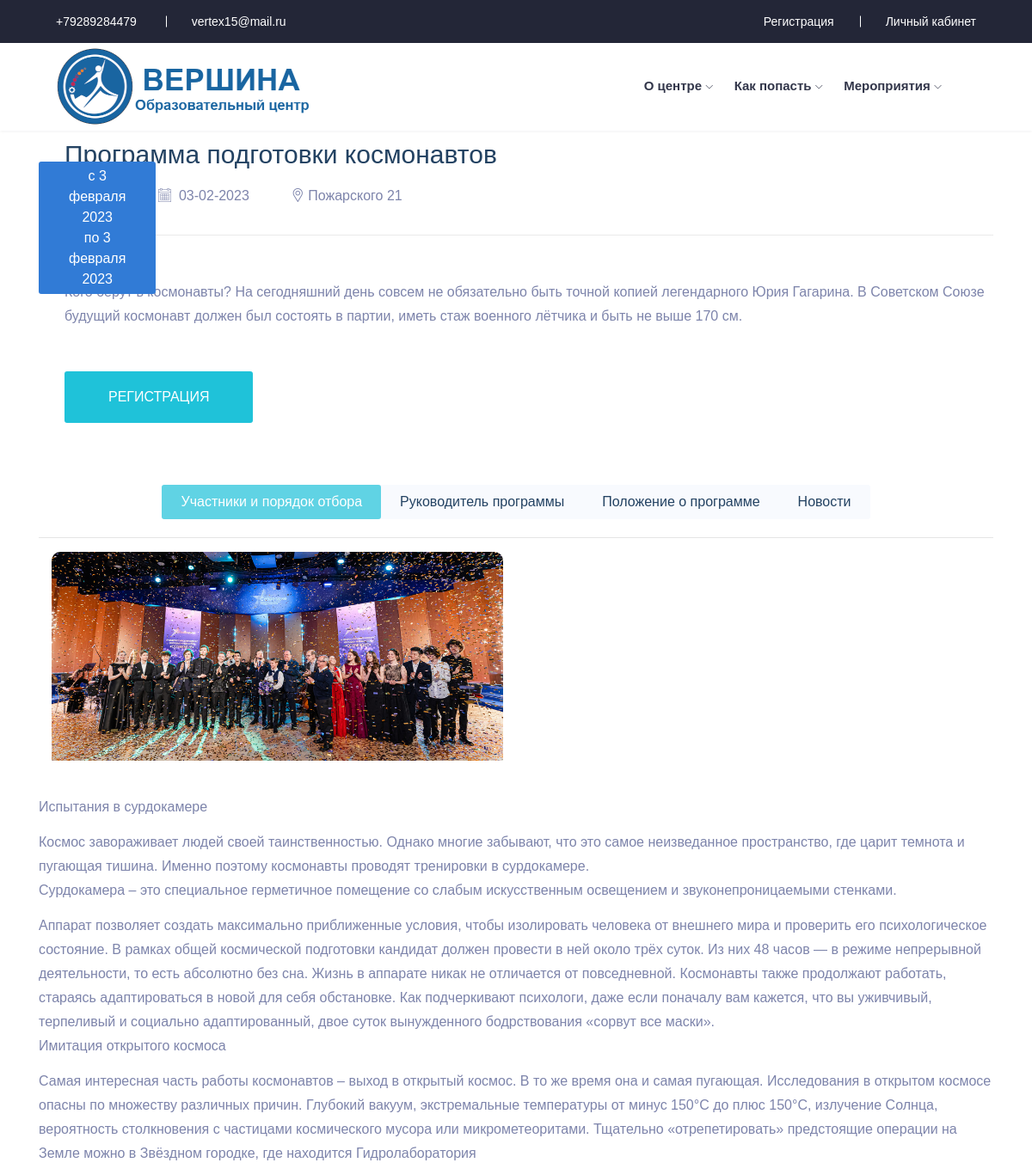
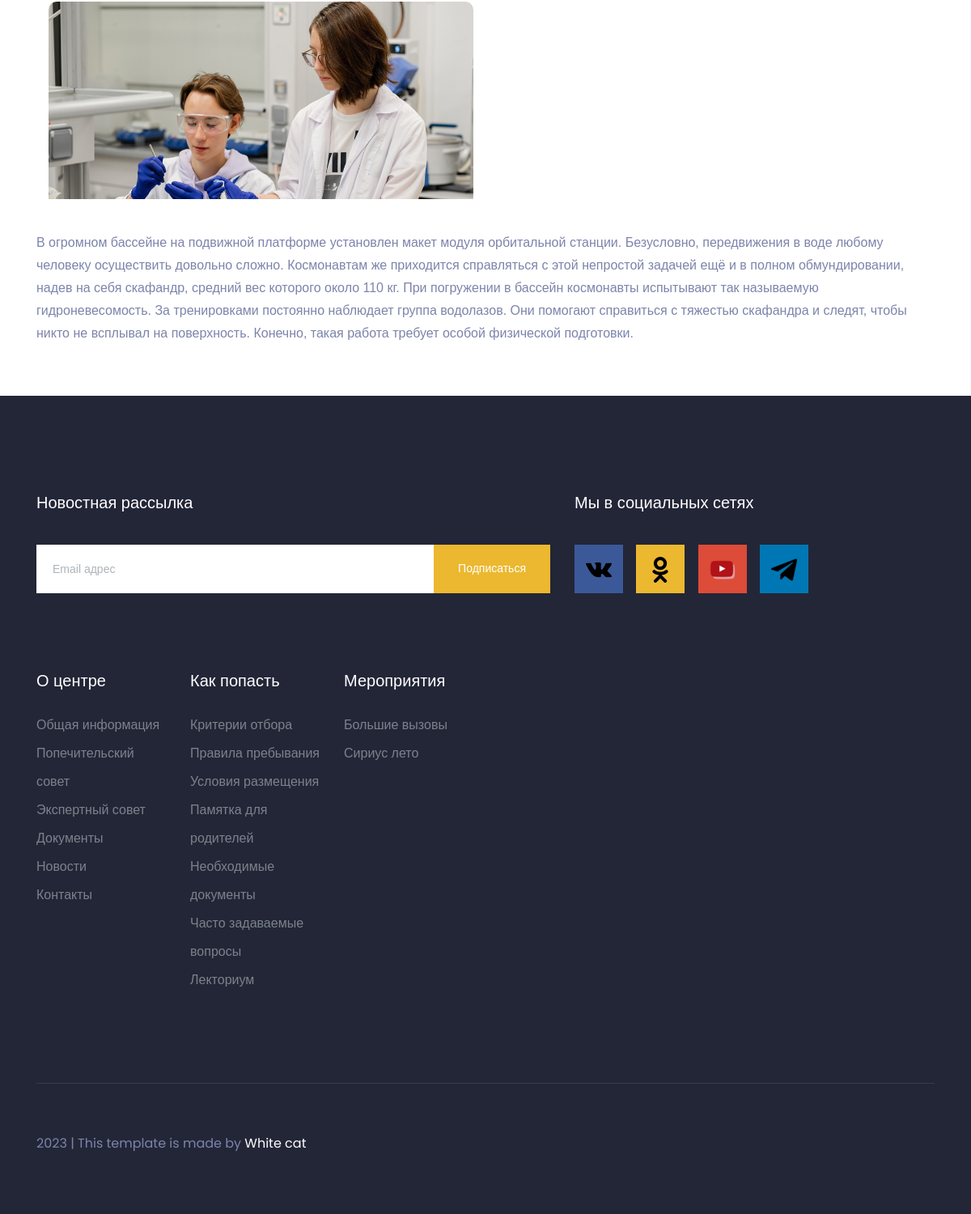
The page /program/programma-podgotovki-kosmonavtov/ on the database its author committed (2 pictures, top to bottom).
### main/models.py (models this page shows, shortened)
class Prog(models.Model):
    title = models.CharField(max_length=255, verbose_name="Заголовок")
    slug = models.SlugField(max_length=255, unique=True, db_index=True, verbose_name='URL')
    photo = models.ImageField(upload_to="photos/%Y/%m/%d/", verbose_name="Фото", null=True, blank=True)
    content = models.TextField(blank=True, verbose_name="Содержание")
    photo2 = models.ImageField(upload_to="photos/%Y/%m/%d/", verbose_name="Фото2", null=True, blank=True)
    selection_procedure = models.TextField(blank=True, null=True, verbose_name="Порядок отбора")
    photo3 = models.ImageField(upload_to="photos/%Y/%m/%d/", verbose_name="Фото3", null=True, blank=True)
    selection_procedure2 = models.TextField(blank=True, null=True, verbose_name="Порядок отбора 2 абзац")
    photo4 = models.ImageField(upload_to="photos/%Y/%m/%d/", verbose_name="Фото4", null=True, blank=True)
    prog_statement = models.TextField(blank=True, verbose_name="Положение о программе")
    photo5 = models.ImageField(upload_to="photos/%Y/%m/%d/", verbose_name="Фото5", null=True, blank=True)
    prog_statement2 = models.TextField(blank=True, verbose_name="Положение о программе 2 абзац")
    pdffile = models.FileField(upload_to="pdf/%Y/%m/%d/", verbose_name="PDF", null=True, blank=True)
    time_create = models.DateTimeField(auto_now_add=True, verbose_name="Дата и время создания")
    time_update = models.DateTimeField(auto_now=True, verbose_name="Дата и время обновления")
    time_start = models.DateTimeField(verbose_name="Дата и время начала программы", null=True, blank=True)
    time_ending = models.DateTimeField(verbose_name="Дата и время окончания программы", null=True, blank=True)
    is_published = models.BooleanField(verbose_name="Публикация")
    supervisor = models.ForeignKey(users.models.User, on_delete=models.PROTECT, related_name='supervisor', verbose_name="Руководитель",
                                   null=True, blank=True)
    registration = models.ManyToManyField(users.models.User, verbose_name="Участники программы")
    cat = models.ForeignKey(CategoryProg, on_delete=models.PROTECT, verbose_name="Категория", null=True)
    def __str__(self):
        return self.title
    class Meta:
        verbose_name = 'Программа'
        verbose_name_plural = 'Программы'
        ordering = ['time_create', 'title']

### main/views.py (the view)
# urls.py: path('program/<slug:program_slug>/', ShowProgram.as_view(), name='program'),
class ShowProgram(DataMixin, DetailView):
    model = Prog
    template_name = 'main/program.html'
    slug_url_kwarg = 'program_slug'
    context_object_name = 'prog'
    def get_context_data(self, *, object_list=None, **kwargs):
        context = super().get_context_data(**kwargs)
        c_def = self.get_user_context(title=context['prog'])
        return dict(list(context.items()) + list(c_def.items()))

### main/utils.py (called while the page is built)
    def get_user_context(self, **kwargs):
        context = kwargs
        cats = Category.objects.all()
        user_menu = menu.copy()
        if not self.request.user.is_authenticated:
            user_menu.pop(3)
        context['menu'] = user_menu
        context['cats'] = cats
        if 'cat_selected' not in context:
            context['cat_selected'] = 0
        return context

### main/templates/main/program.html (shortened to what this page needs)
{% extends 'main/base.html' %}
{% block content %}
    <div class="event_details_area section__padding">
        <div class="container">
            <div class="row">
                <div class="col-lg-12">
                    <div class="single_event d-flex align-items-center">
                        <div class="thumb">
                            <div class="date text-center">
                                <span>c {{ prog.time_start|date:"j E Y" }}</span>
                                <br>
                                <span>по {{ prog.time_ending|date:"j E Y" }}</span>
                            </div>
                        </div>
                        <div class="event_details_info">
                            <div class="event_info">
                                <a href="#">
                                    <h4>{{ prog.title }}</h4>
                                 </a>
                                <p><span> </span> <span> <i class="flaticon-calendar"></i> {{ prog.time_update|date:"d-m-Y" }}</span> <span> <i class="flaticon-placeholder"></i>Пожарского 21</span> </p>
                            </div>
                            <p class="event_info_text">{{ prog.content }}</p>
                            <a href="#" class="boxed-btn3">Регистрация</a>
                        </div>
                    </div>
                </div>
            </div>
        </div>
    </div>
    <div class="popular_program_area section__padding program__page">
        <div class="container">
            <div class="row">
                <div class="col-lg-12">
                    <nav class="custom_tabs text-center">
                        <div class="nav" id="nav-tab" role="tablist">
                            <a class="nav-item nav-link active" id="nav-home-tab" data-toggle="tab" href="#nav-home" role="tab" aria-controls="nav-home" aria-selected="true">Участники и порядок отбора</a>
                            <a class="nav-item nav-link" id="nav-profile-tab" data-toggle="tab" href="#nav-profile" role="tab" aria-controls="nav-profile" aria-selected="false">Руководитель программы</a>
                            <a class="nav-item nav-link" id="nav-contact-tab" data-toggle="tab" href="#nav-contact" role="tab" aria-controls="nav-contact" aria-selected="false">Положение о программе</a>
                            <a class="nav-item nav-link" id="nav-contact-tab" data-toggle="tab" href="#nav-contact2" role="tab" aria-controls="nav-contact" aria-selected="false">Новости</a>
                        </div>
                    </nav>
                </div>
            </div>
            <hr>
            <div class="tab-content" id="nav-tabContent">
                <div class="tab-pane fade show active" id="nav-home" role="tabpanel" aria-labelledby="nav-home-tab">
                    <div class="col-lg-6 col-md-6">
                            <div class="single__program">
                                <div class="program_thumb">
                                    {% if prog.photo2 %}
                                        <img src="{{ prog.photo2.url }}" alt="">
                                    {% endif %}
                                </div>
                            </div>
                    </div>
                                    <a>{{ prog.selection_procedure|linebreaks }}</a>
                    <div class="col-lg-6 col-md-6">
                            <div class="single__program">
                                <div class="program_thumb">
                                    {% if prog.photo3 %}
                                        <img src="{{ prog.photo3.url }}">
                                    {% endif %}
                                </div>
                            </div>
                    </div>
                                    <a>{{ prog.selection_procedure2|linebreaks }}</a>
                </div>
            </div>
        </div>
    </div>
{% endblock %}

### rows shown on the page
Prog: time_start "3 февраля 2023", time_ending "3 февраля 2023", title "Программа подготовки космонавтов", time_update "03-02-2023", content "Кого берут в космонавты? На сегодняшний день совсем не обязательно быть точной копией легендарного Юрия Гагарина. В Советском Союзе будущий космонавт должен был состоять в партии, иметь стаж военного лётчика и быть не выше 170 см.", photo2 (picture), selection_procedure "Испытания в сурдокамере Космос завораживает людей своей таинственностью. Однако многие забывают, что это самое неизведанное пространство, где царит темнота и пугающая тишина. Именно поэтому космонавты проводят тренировки в сурдокамере. Сурдокамера – это специальное герметичное помещение со слабым искусственным освещением и звуконепроницаемыми стенками. Аппарат позволяет создать максимально приближенные условия, чтобы изолировать человека от внешнего мира и проверить его психологическое состояние. В рамках общей космической подготовки кандидат должен провести в ней около трёх суток. Из них 48 часов — в режиме непрерывной деятельности, то есть абсолютно без сна. Жизнь в аппарате никак не…", photo3 (picture), selection_procedure2 "В огромном бассейне на подвижной платформе установлен макет модуля орбитальной станции. Безусловно, передвижения в воде любому человеку осуществить довольно сложно. Космонавтам же приходится справляться с этой непростой задачей ещё и в полном обмундировании, надев на себя скафандр, средний вес которого около 110 кг. При погружении в бассейн космонавты испытывают так называемую гидроневесомость. За тренировками постоянно наблюдает группа водолазов. Они помогают справиться с тяжестью скафандра и следят, чтобы никто не всплывал на поверхность. Конечно, такая работа требует особой физической подготовки."

### other values the page prints
{{ m.title }} "О центре" "Как попасть" "Мероприятия"
{{ sm.title }} "Общая информация" "Попечительский совет" "Экспертный совет" "Документы" "Новости" "Контакты" "Критерии отбора" "Правила пребывания" "Условия размещения" "Памятка для родителей" "Необходимые документы" "Часто задаваемые вопросы" "Лекториум" "Большие вызовы" "Сириус лето"
